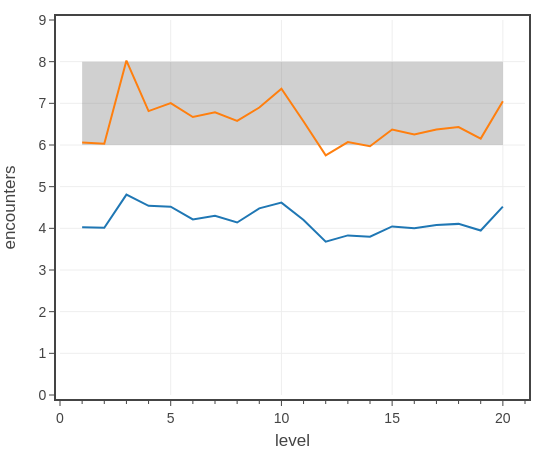

The notebook cell saved with this chart:
### Code cell
# Fig. 3: plots the average number of Medium or Hard encounters per adventuring day for the BR v0.1
fig = go.Figure()

dmg = rules[[r['name'] for r in rules].index('DMG 2014')]

fig.add_trace(
    go.Scatter(
        x=dmg['level'],
        y=[6 for i in range(20)],
        line_color='rgba(0,0,0,0)',
        line_width=0,
        showlegend=False,
        hoverinfo='none',
    ),
)

fig.add_trace(go.Scatter(
    x=dmg['level'],
    y=[8 for i in range(20)],
    mode='none',
    fill='tonexty', 
    showlegend=False,
    fillcolor='rgba(100,100,100,0.3)',
    hoverinfo='none',
))

dmg = rules[[r['name'] for r in rules].index('BR v0.1')]

fig.add_trace(
    go.Scatter(
        x=dmg['level'],
        y=[dmg['Daily'][i]/(((dmg['Easy'][i] + dmg['Medium'][i]- 1) + (dmg['Medium'][i] + dmg['Hard'][i] - 1))/4) for i in range(20)],
        name=dmg['name'],
        showlegend=False,
        line_color=COLOR_LIST[1],
        hovertemplate='<b>'+dmg['name']+'</b><br>level %{x:.0f}<br>encounters %{y:.1f}<extra></extra>',
    ),
)

print(np.mean([dmg['Daily'][i]/(((dmg['Easy'][i] + dmg['Medium'][i]- 1) + (dmg['Medium'][i] + dmg['Hard'][i] - 1))/4) for i in range(20)]))

dmg = rules[[r['name'] for r in rules].index('DMG 2014')]
fig.add_trace(
    go.Scatter(
        x=dmg['level'],
        y=[dmg['Daily'][i]/(((dmg['Medium'][i] + dmg['Hard'][i]- 1) + (dmg['Hard'][i] + dmg['Deadly'][i] - 1))/4) for i in range(20)],
        name=dmg['name'],
        showlegend=False,
        line_color=COLOR_LIST[0],
        hovertemplate='<b>'+dmg['name']+'</b><br>level %{x:.0f}<br>encounters %{y:.1f}<extra></extra>',
    ),
)

fig.update_layout(
    template=tfb.FIG_TEMPLATE,
    xaxis=dict(title_text='level', dtick=5, minor_dtick=1, range=[0,21]),
    yaxis=dict(title_text='encounters', range=[0,9], dtick=1),
    width=550, 
    height=450,
)

fig.show(config=tfb.FIG_CONFIG)

# save figures
if SAVEFIGS:
    fig.update_layout(autosize=True, width=None, height=None)
    tfb.save_fig_html(fig, format='large', name=f'./fig-br-daily-medium-to-hard-large')
    tfb.save_fig_html(fig, format='small', name=f'./fig-br-daily-medium-to-hard-small')

### Figure 1 — Plotly figure (JSON) as saved in the notebook; plotly's stock layout.template omitted (floating-point values rounded to 4 significant figures)
{"data": [{"hoverinfo": "none", "line": {"color": "rgba(0,0,0,0)", "width": 0}, "showlegend": false, "type": "scatter", "x": [1, 2, 3, 4, 5, 6, 7, 8, 9, 10, 11, 12, 13, 14, 15, 16, 17, 18, 19, 20], "y": [6, 6, 6, 6, 6, 6, 6, 6, 6, 6, 6, 6, 6, 6, 6, 6, 6, 6, 6, 6]}, {"fill": "tonexty", "fillcolor": "rgba(100,100,100,0.3)", "hoverinfo": "none", "mode": "none", "showlegend": false, "type": "scatter", "x": [1, 2, 3, 4, 5, 6, 7, 8, 9, 10, 11, 12, 13, 14, 15, 16, 17, 18, 19, 20], "y": [8, 8, 8, 8, 8, 8, 8, 8, 8, 8, 8, 8, 8, 8, 8, 8, 8, 8, 8, 8]}, {"hovertemplate": "<b>BR v0.1</b><br>level %{x:.0f}<br>encounters %{y:.1f}<extra></extra>", "line": {"color": "#ff7f0e"}, "name": "BR v0.1", "showlegend": false, "type": "scatter", "x": [1, 2, 3, 4, 5, 6, 7, 8, 9, 10, 11, 12, 13, 14, 15, 16, 17, 18, 19, 20], "y": [6.061, 6.03, 8.027, 6.814, 7.007, 6.672, 6.784, 6.579, 6.9, 7.35, 6.565, 5.751, 6.069, 5.971, 6.373, 6.251, 6.37, 6.429, 6.154, 7.049]}, {"hovertemplate": "<b>DMG 2014</b><br>level %{x:.0f}<br>encounters %{y:.1f}<extra></extra>", "line": {"color": "#1f77b4"}, "name": "DMG 2014", "showlegend": false, "type": "scatter", "x": [1, 2, 3, 4, 5, 6, 7, 8, 9, 10, 11, 12, 13, 14, 15, 16, 17, 18, 19, 20], "y": [4.027, 4.013, 4.81, 4.539, 4.519, 4.213, 4.303, 4.139, 4.479, 4.617, 4.201, 3.681, 3.83, 3.798, 4.045, 4.0, 4.082, 4.107, 3.948, 4.52]}], "layout": {"height": 450, "width": 550, "xaxis": {"dtick": 5, "minor": {"dtick": 1}, "range": [0, 21], "title": {"text": "level"}}, "yaxis": {"dtick": 1, "range": [0, 9], "title": {"text": "encounters"}}}}
